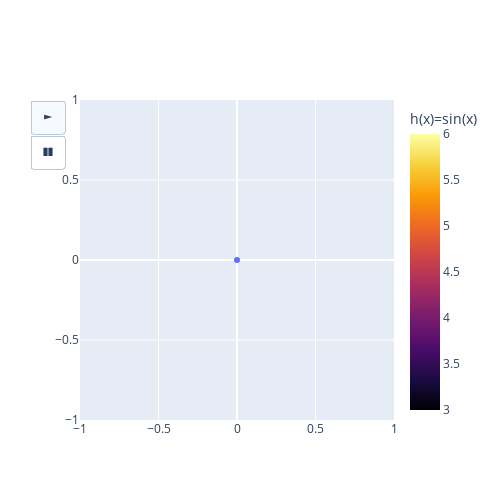

Here is the notebook cell this chart was saved with:
### Code cell
def h(x):
    return np.sin(x)
fig = go.Figure()
fig.add_trace(go.Scatter(x=[x[0]], y=[f(x)[0]], mode='lines+markers',  name='f(x)=x<sup>2</sup>',
                         marker=dict(color=h(x[0]), colorbar=dict(title="h(x)=sin(x)"), colorscale='Inferno', size=20*abs(h(x[0])))
                        ))

frames=[]
for i in range(1, len(x)):
    frames.append(go.Frame(data=[go.Scatter(x=x[:i+1], y=f(x[:i+1]), marker=dict(color=h(x[:i+1]), size=20*abs(h(x[:i+1]))))]))

fig.frames = frames   

fig.update_layout(legend_orientation="h",
                  legend=dict(x=.5, xanchor="center"),
                  updatemenus=[dict(type="buttons", buttons=[dict(label="►", method="animate", args=[None, {"fromcurrent": True}]),
                                                             dict(label="❚❚", method="animate", args=[[None], {"frame": {"duration": 0, "redraw": False},
                                                                                                               "mode": "immediate",
                                                                                                               "transition": {"duration": 0}}])])],
                  )
fig.update_layout(autosize = False, width=500,height=500 ) # МЕНЯТЬ РАЗМЕР ПОЛОТНА 
fig.update_traces(hoverinfo="all", hovertemplate="Аргумент: %{x}<br>Функция: %{y}")
fig.show()

### Figure 1 — Plotly figure (JSON) as saved in the notebook; plotly's stock layout.template omitted (floating-point values rounded to 4 significant figures)
{"data": [{"hoverinfo": "all", "hovertemplate": "Аргумент: %{x}<br>Функция: %{y}", "marker": {"color": 0, "colorbar": {"title": {"text": "h(x)=sin(x)"}}, "colorscale": [[0, "#000004"], [0.1111, "#1b0c41"], [0.2222, "#4a0c6b"], [0.3333, "#781c6d"], [0.4444, "#a52c60"], [0.5556, "#cf4446"], [0.6667, "#ed6925"], [0.7778, "#fb9b06"], [0.8889, "#f7d13d"], [1, "#fcffa4"]], "size": 0}, "mode": "lines+markers", "name": "f(x)=x<sup>2</sup>", "type": "scatter", "x": [0], "y": [0]}], "layout": {"autosize": false, "height": 500, "legend": {"orientation": "h", "x": 0.5, "xanchor": "center"}, "updatemenus": [{"buttons": [{"args": [null, {"fromcurrent": true}], "label": "►", "method": "animate"}, {"args": [[null], {"frame": {"duration": 0, "redraw": false}, "mode": "immediate", "transition": {"duration": 0}}], "label": "❚❚", "method": "animate"}], "type": "buttons"}], "width": 500}}
